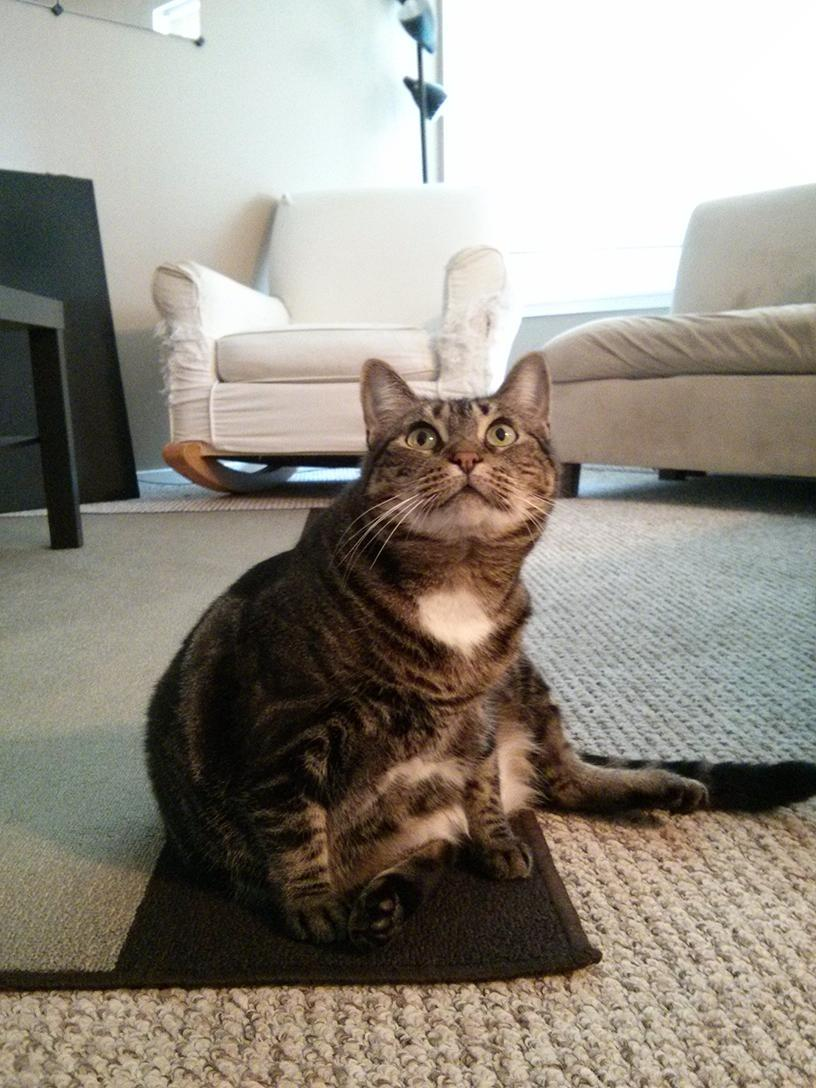
#> input picture WorkingOnExcel/resizing_img/zophie.jpg, 816 x 1088 px
$ python rotate_img.py
#> lines starting #> are read from the running program, lines starting #| are printed output that depends on the picture
from PIL import Image
img=Image.open('zophie.jpg')
#> img is the input picture: PIL image 816x1088 RGB; mean R, G, B 147, 141, 131.1
img.rotate(90).save("rotate90.jpg")
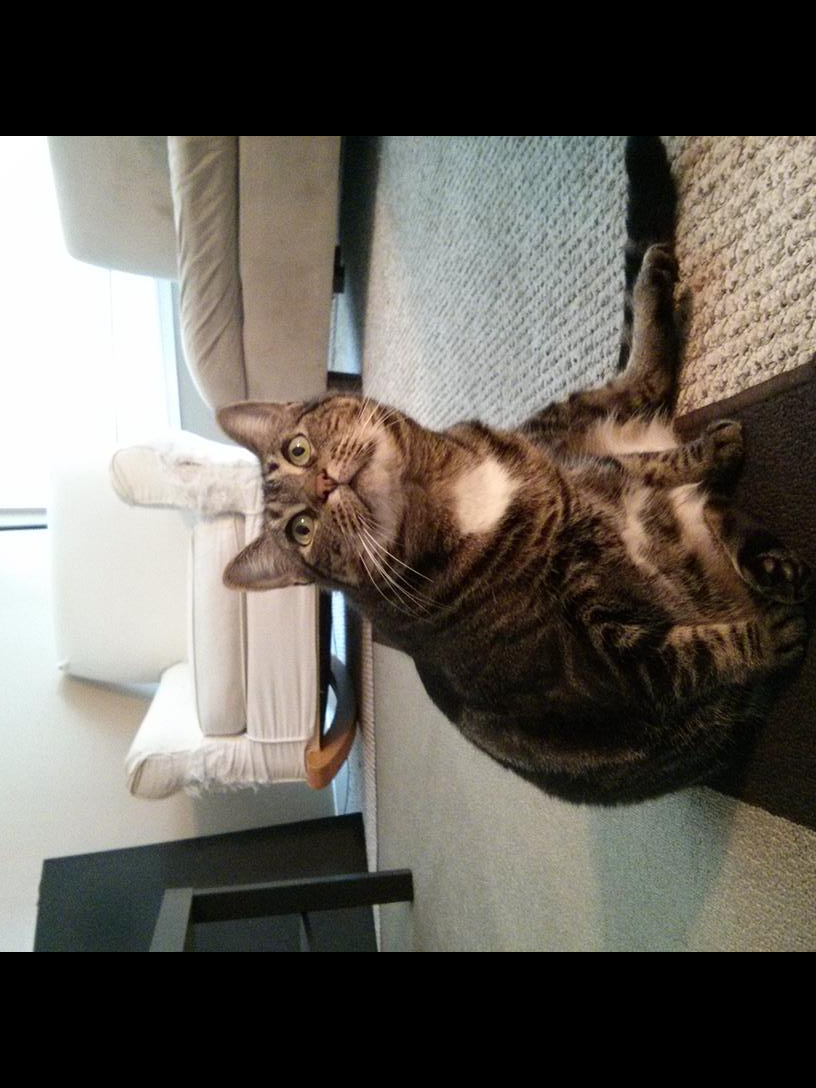
#> saved as rotate90.jpg: PIL image 816x1088 RGB; mean R, G, B 100.3, 95.6, 88.5
img.rotate(6,expand=True).save('rotated_expand.png')
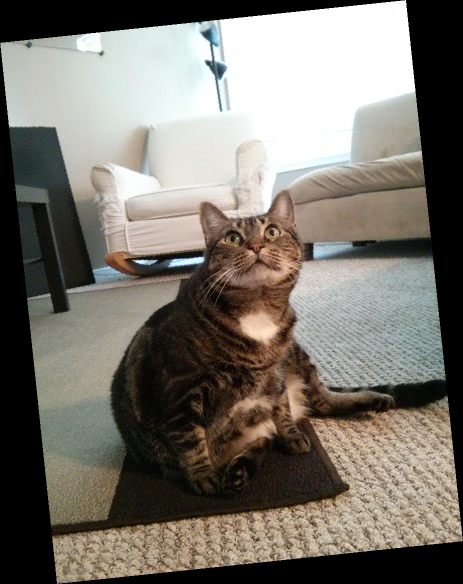
#> saved as rotated_expand.png: PIL image 926x1168 RGB (shown at 1/2 size); mean R, G, B 120.6, 115.8, 107.6
